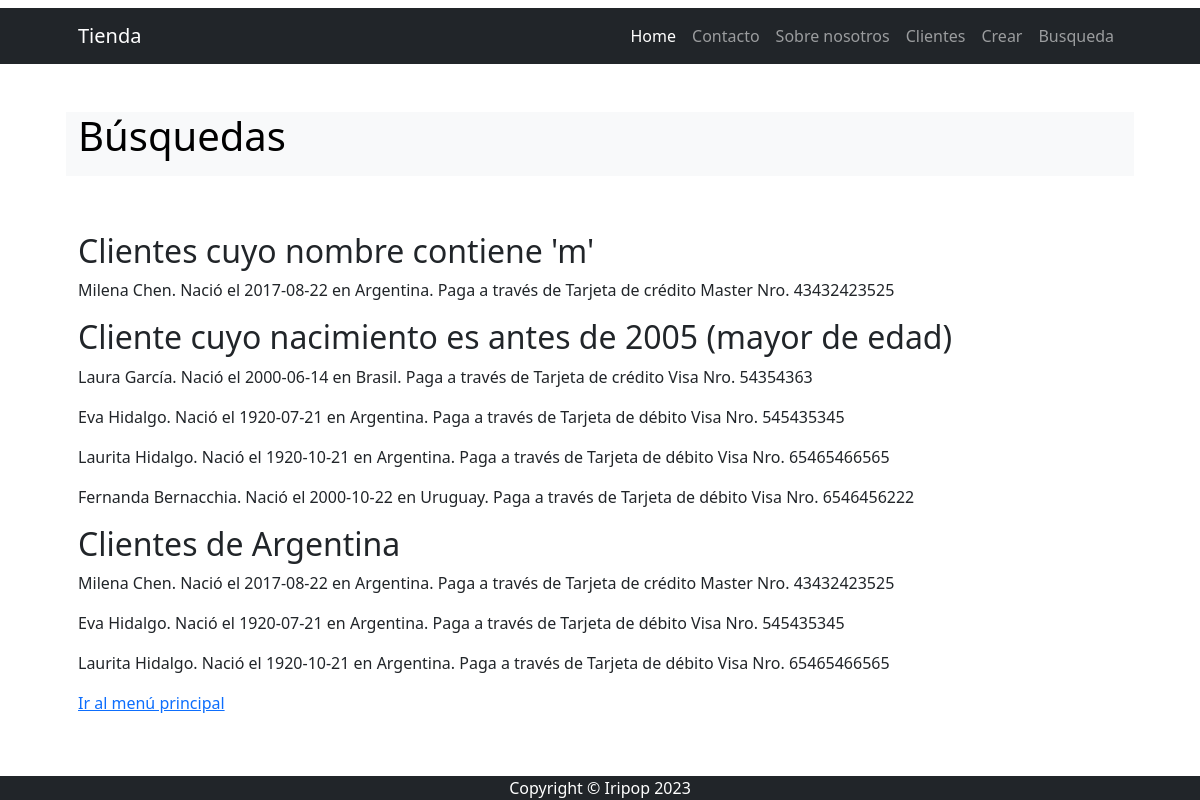
Screenshot of /busqueda/ with the database file from the repository.
### apps/CORE/models.py (models this page shows)
class Cliente(models.Model):
    pais_origen_id=models.ForeignKey(Pais, on_delete=models.SET_NULL, null=True)
    apellido=models.CharField(max_length=50)
    nombre=models.CharField(max_length=50)
    nacimiento= models.DateField(null=True) # opcional
    medio_id=models.ForeignKey(Mediodepago, on_delete=models.SET_NULL, null=True)
    nrotarjeta=models.IntegerField(null=True)
    def __str__(self):
        return f"{self.nombre} {self.apellido}. Nació el {self.nacimiento} en {self.pais_origen_id}. Paga a través de {self.medio_id} Nro. {self.nrotarjeta}"

class Pais(models.Model):
    nombre=models.CharField(max_length=50)
    def __str__(self):
        return self.nombre

class Mediodepago(models.Model):
    medio=models.CharField(max_length=25)
    def __str__(self):
        return self.medio

### apps/CORE/views.py (the view)
# urls.py: path('busqueda/', busqueda, name="busqueda"),
def busqueda(request: HttpRequest) -> HttpResponse:
    cliente_nombre = Cliente.objects.filter(nombre__contains="M")
    cliente_nacimiento = Cliente.objects.filter( nacimiento__lt=date(2005, 1, 1))
    cliente_pais = Cliente.objects.filter(pais_origen_id=1)
    contexto = {
        "clientes_nombre": cliente_nombre,
        "clientes_nacimiento": cliente_nacimiento,
        "clientes_pais": cliente_pais
    }
    return render(request, "CORE/busqueda.html", contexto)

### apps/CORE/templates/CORE/busqueda.html
{% extends 'CORE/index.html' %}
{% block INDEX_TITULO %}
    Búsquedas
{% endblock INDEX_TITULO %}
{% block INDEX_CONTENIDO %}
    <h2> Clientes cuyo nombre contiene 'm'</h2>
    {% for cliente in clientes_nombre %}
        <p>{{ cliente }}</p>
    {% endfor %}
    <h2> Cliente cuyo nacimiento es antes de 2005 (mayor de edad) </h2>
    {% for cliente in clientes_nacimiento %}
        <p> {{ cliente }}</p>
    {% endfor %}
    <h2> Clientes de Argentina  </h2>
    {% for cliente in clientes_pais %}
        <p> {{ cliente }}</p>
    {% endfor %}
    <a href="{% url 'Home:home' %}">Ir al menú principal</a>
{% endblock INDEX_CONTENIDO %}

### rows the page displays
Cliente: nombre+apellido+nacimiento "Milena Chen. Nació el 2017-08-22 en Argentina. Paga a través de Tarjeta de crédito Master Nro. 43432423525"
Cliente: nombre+apellido+nacimiento "Laura García. Nació el 2000-06-14 en Brasil. Paga a través de Tarjeta de crédito Visa Nro. 54354363"
Cliente: nombre+apellido+nacimiento "Eva Hidalgo. Nació el 1920-07-21 en Argentina. Paga a través de Tarjeta de débito Visa Nro. 545435345"
Cliente: nombre+apellido+nacimiento "Laurita Hidalgo. Nació el 1920-10-21 en Argentina. Paga a través de Tarjeta de débito Visa Nro. 65465466565"
Cliente: nombre+apellido+nacimiento "Fernanda Bernacchia. Nació el 2000-10-22 en Uruguay. Paga a través de Tarjeta de débito Visa Nro. 6546456222"
